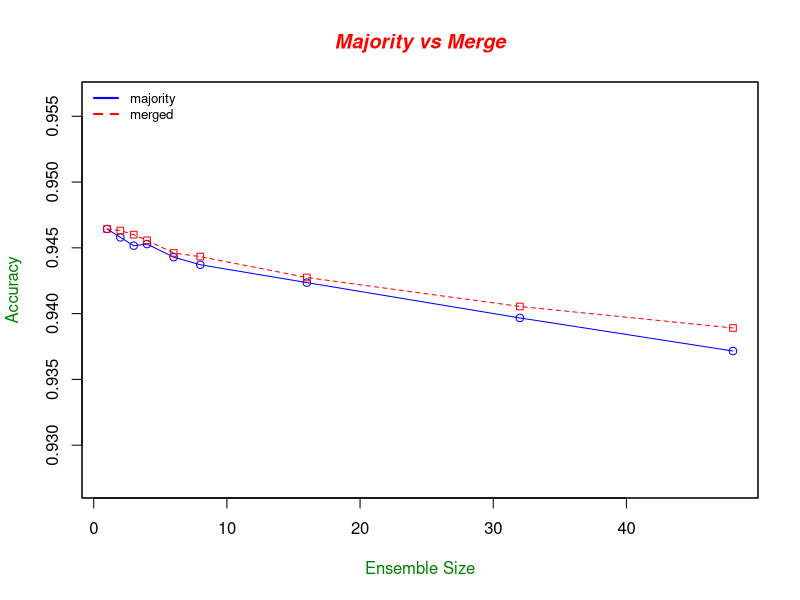

Write the R code that produced this figure.
X11.options(type="nbcairo")

# Define colors to be used for lines
plot_colors <- c("blue","red")

to_file <- 1

if (to_file==1) {
  png(filename="majority-vs-merge.png", height=600, width=600, 
   bg="white")
  # postscript("fig1.eps")
}

# Read car and truck values from tab-delimited autos.dat
data_majority <- read.table("majority.dat", header=T, sep=" ")
data_merge <- read.table("merged.dat", header=T, sep=" ")

line_names = c("majority", "merged")
x <- data_majority$size
y1 <- data_majority$avg
y2 <- data_merge$avg

g_range <- range(y1, y2)
g_range[1] <- g_range[1] - 0.01
g_range[2] <- g_range[2] + 0.01

plot(x, y1, type="o", col=plot_colors[1], ylim=g_range, 
   axes=TRUE, ann=FALSE)

# Make y axis with horizontal labels that display ticks at 
# every 4 marks. 4*0:g_range[2] is equivalent to c(0,4,8,12).
#axis(2, las=1, at=0.01*0:max(y1,y2))

box()

lines(x, y2, type="o", pch=22, lty=2, col=plot_colors[2])

# Label the x and y axes with dark green text
title(xlab="Ensemble Size", col.lab=rgb(0,0.5,0))
title(ylab="Accuracy", col.lab=rgb(0,0.5,0))

# Create a title with a red, bold/italic font
title(main="Majority vs Merge", col.main="red", font.main=4)

# Create a legend in the top-left corner that is slightly  
# smaller and has no border
legend("topleft", line_names, cex=0.8, col=plot_colors, 
   lty=1:3, lwd=2, bty="n");

# Turn off device driver (to flush output to png)
if (to_file==1) {
  dev.off()
}